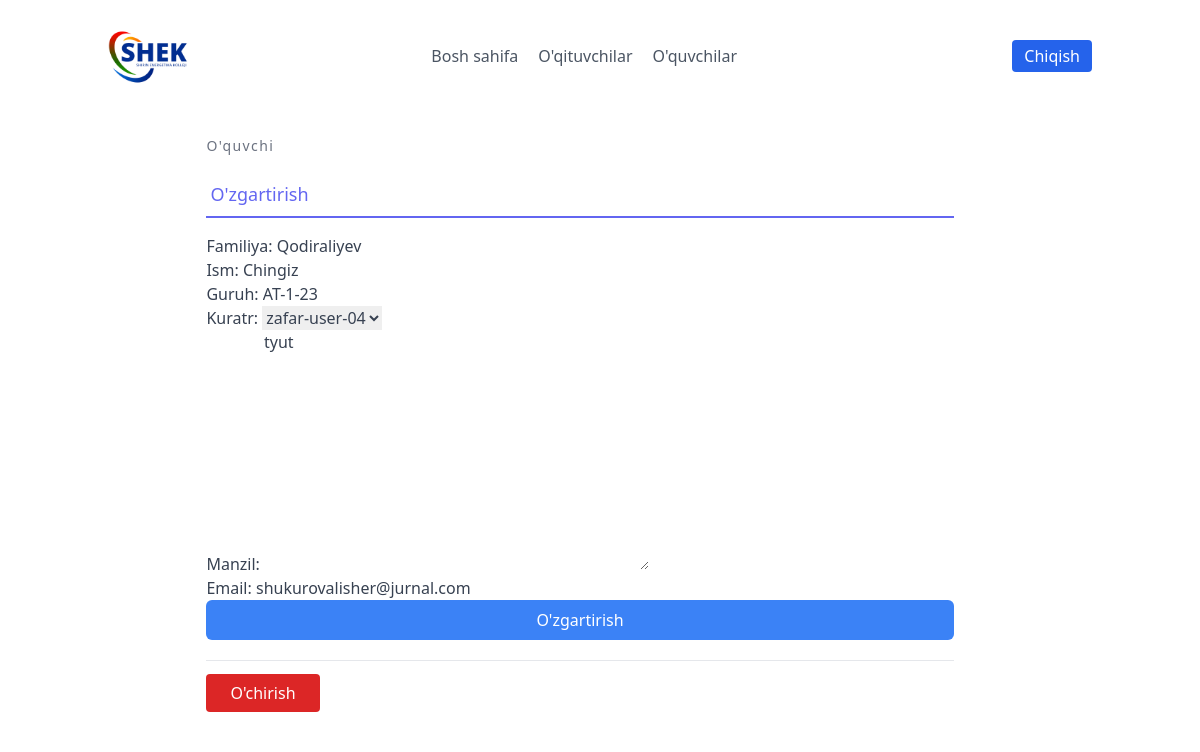
/leads/2/update_detail/ (signed in), run on the app's committed database.
### leads/models.py (models this page shows, shortened)
class Lead(models.Model):
    ismi = models.CharField(max_length=20)
    familiyasi = models.CharField(max_length=20)
    yoshi = models.CharField(max_length=20)
    organisation = models.ForeignKey(UserProfile, on_delete=models.CASCADE)
    agent = models.ForeignKey("Agent", null=True, blank=True, on_delete=models.SET_NULL)
    category = models.ForeignKey("Category", related_name='leads', null=True,  blank=True, on_delete=models.SET_NULL)
    izoh = models.TextField()
    sana = models.DateTimeField(auto_now_add=True)
    email = models.EmailField()

### leads/views.py (the view, shortened to what this page needs)
# urls.py: path('<int:pk>/update_detail/', LeadUpdateView.as_view(), name="update"),
class LeadUpdateView(OrganiserAndLoginRequiredMixin, UpdateView):
    template_name = "leads/leads_update.html"
    queryset = Lead.objects.all()
    form_class = LeadModelForm

### leads/forms.py
class LeadModelForm(forms.ModelForm):
    class Meta:
        model = Lead
        fields = (
            "ismi",
            "familiyasi",
            "yoshi",
            "agent",
            'izoh',
            'email',
        )
        labels = {
            "ismi":"Familiya",
            "familiyasi":"Ism",
            "yoshi":"Guruh",
            "agent":"Kuratr",
            "izoh":"Manzil"
        }

### agents/mixins.py (called while the page is built)
    def dispatch(self, request, *args, **kwargs):
        if not request.user.is_authenticated or not request.user.is_organisor:
            return redirect("login")
        return super().dispatch(request, *args, **kwargs)

### leads/models.py (called while the page is built)
    def __str__(self):
        return str(self.user)

### leads/templates/leads/leads_update.html (shortened to what this page needs)
{% extends "base.html" %}
{% load tailwind_filters %}
{% block content %}
<section class="text-gray-700 body-font overflow-hidden">
    <div class="container px-5 mx-auto">
      <div class="lg:w-4/5 mx-auto flex flex-wrap">
        <div class="w-full lg:pr-10 lg:py-6 mb-6 lg:mb-0">
            <h2 class="text-sm title-font text-gray-500 tracking-widest">O'quvchi</h2>
            <div class="flex mb-4">
                <a href="{% url 'leads:update' lead.pk %}" class="flex-grow text-indigo-500 border-b-2 border-indigo-500 py-2 text-lg px-1">
                    O'zgartirish
                </a>
            </div>
            <form form method="post">
                {{ form|crispy }}
                <button type="submit" class="w-full text-white bg-blue-500 hover:bg-blue-600 px-3 py-2 rounded-md">O'zgartirish</button>
            </form>
            <div class="mt-5 py-5 border-t border-gray-200">
                <a href="{% url 'leads:delete' lead.pk %}" class="w-1/2 mt-3 text-white bg-red-600 border-0 py-2 px-6 focus:outline-none hover:bg-red-800 rounded">
                    O'chirish
                </a>
            </div>
        </div>
      </div>
    </div>
  </section>
{% endblock content %}

### data on the page
Lead: ismi "Qodiraliyev", familiyasi "Chingiz", yoshi "AT-1-23", agent "zafar-user-04", izoh "tyut", email "shukurovalisher@jurnal.com"
